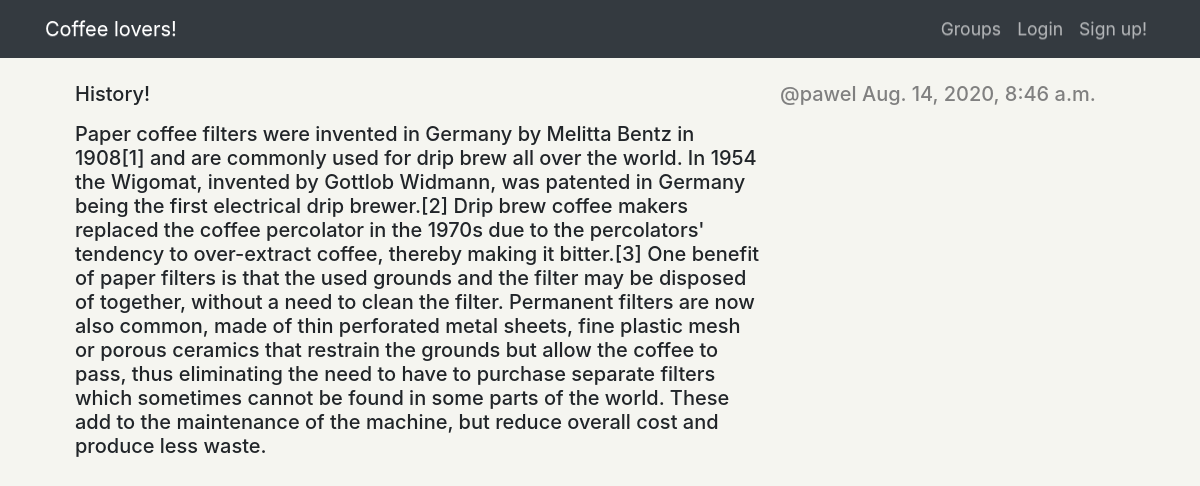
The app's page /posts/by/pawel/18/ with its own data.
### posts/models.py (models this page shows, shortened)
class Post(models.Model):
    user = models.ForeignKey(User,related_name='posts',on_delete=models.CASCADE)
    created_at = models.DateTimeField(auto_now=True)
    message = models.TextField()
    message_html = models.TextField(editable=False)
    group = models.ForeignKey(Group,related_name='posts',null=True,blank=True,on_delete=models.CASCADE)
    class Meta():
        ordering = ['-created_at']
        unique_together = ['user','message']

### posts/views.py (the view)
# urls.py: path('by/<username>/<pk>/',views.PostDetail.as_view(),name='single'),
class PostDetail(SelectRelatedMixin,generic.DetailView):
    model = models.Post
    select_related = ('user','group')
    def get_queryset(self):
        queryset = super().get_queryset()
        return queryset.filter(user__username__iexact=self.kwargs.get('username'))

### posts/templates/posts/post_detail.html
{% extends "posts/post_base.html" %}
{% block post_content %}
<div class="col-md-12">
  {% include "posts/_post.html" %}
</div>
{% endblock %}

### posts/templates/posts/_post.html (shortened to what this page needs)
<div class="post media">
  {% if truncate_message == True %}
  <div class="col-md-8">
    <h5>{{post.message|linebreaks|safe|truncatechars:400}}</h5>
    <a class='username-text' href="{% url 'posts:single' username=post.user.username pk=post.pk %}">View more...</a>
  </div>
  {% else %}
    <h5 class='col-md-8'>{{post.message|linebreaks|safe}}</h5>
  {% endif %}
  {% if hide_delete != True %}
  <div class="media-body">
    <h5 class='media-heading'>
    <span class='username'>
      <a class='username-text' href="{% url 'posts:for_user' username=post.user.username %}">@{{post.user.username}}</a>
    </span>
    <time class='time'>
      <a class='username-text' href="{% url 'posts:single' username=post.user.username pk=post.pk %}">{{post.created_at}}</a>
    </time>
    </h5>
  </div>
  {% endif %}
</div>

### static/socialforum/css/master.css (style rules this page uses)
body { height: 100%; width: 100%; overflow: scroll; background: #f5f5f0; margin: 0; }
.username-text { color: grey; }

### records on screen
Post: message "History! Paper coffee filters were invented in Germany by Melitta Bentz in 1908[1] and are commonly used for drip brew all over the world. In 1954 the Wigomat, invented by Gottlob Widmann, was patented in Germany being the first electrical drip brewer.[2] Drip brew coffee makers replaced the coffee percolator in the 1970s due to the percolators' tendency to over-extract coffee, thereby making it bitter.[3] One benefit of paper filters is that the used grounds and the filter may be disposed of together, without a need to clean the filter. Permanent filters are now also common, made of thin perforated metal sheets, fine plastic mesh or porous ceramics that restrain the grounds but allow the…", user.username "pawel", created_at "Aug. 14, 2020, 8:46 a.m."
